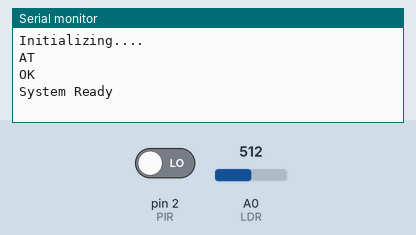
This sketch was run on a simulated Arduino Uno, built with avr-gcc and run on an emulated ATmega328P. Shown: the last lines printed to the serial monitor. The inputs (shaded band) are chosen by the test bench; at power-on: pin 2 (PIR) LOW, A0 (LDR) = 512. The modem accepts every AT command (registered, SIM ready, sends succeed) and sends nothing else.

Above: at 2.3 s.
2.4 s: pin 2 (PIR) driven HIGH
At 2.7 s:
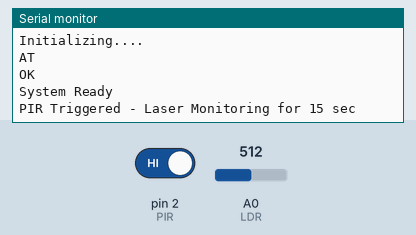
3.9 s: A0 (LDR) set to 490
At 5.1 s:
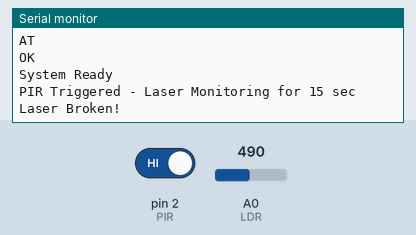

Measured:
- after the input at 2.4 s, the serial monitor: prints a new line at once (image 1)
- after the input at 3.9 s, the serial monitor: prints a new line at once (image 2)

The sketch:

PIRandLASER.ino
```cpp
// In this code, If PIR is triggered then Laser system will active for 15sec
//And Laser is broked within 15sec then I will receive 2 calls(5sec gap)
//After 15sec PIR will start detecting again

#include <SoftwareSerial.h>

SoftwareSerial GSM(11, 10);  // TX, RX

char phone_no[] = "+918766494775";

#define PIR 2
#define LDR A0

int ldrThreshold = 500;

bool monitoring = false;
unsigned long startTime = 0;
const unsigned long monitoringTime = 120000; // 15 seconds (Laser will become active for 15sec after PIR is triggered
                                            //If you want active for 1min then update this value to 15000->60000
                                            //120000 means for 2min active
void setup() {

  Serial.begin(9600);
  GSM.begin(9600);

  pinMode(PIR, INPUT);

  Serial.println("Initializing....");
  initModule("AT", "OK", 1000);

  Serial.println("System Ready");
}

void loop() {

  int pirState = digitalRead(PIR);

  // PIR triggered → start monitoring
  if (pirState == HIGH && monitoring == false)
  {
    monitoring = true;
    startTime = millis();
    Serial.println("PIR Triggered - Laser Monitoring for 15 sec");
  }

  // Laser monitoring during 15 sec window
  if (monitoring)
  {
    int ldrValue = analogRead(LDR);

    if (ldrValue < ldrThreshold)
    {
      Serial.println("Laser Broken!");

      callUp(phone_no);
      delay(5000);
      callUp(phone_no);

      monitoring = false;
      Serial.println("Monitoring finished after call");
    }

    // If 15 sec passed without laser break
    if (millis() - startTime >= monitoringTime)
    {
      Serial.println("15 sec finished - No Laser Break");
      monitoring = false;
    }
  }
}

void callUp(char *number) {
  GSM.print("ATD");
  GSM.print(number);
  GSM.println(";");

  delay(30000);

  GSM.println("ATH");
  delay(100);
}

void initModule(String cmd, char *res, int t) {
  while (1) {
    Serial.println(cmd);
    GSM.println(cmd);
    delay(100);

    while (GSM.available() > 0) {
      if (GSM.find(res)) {
        Serial.println(res);
        delay(t);
        return;
      }
    }
    delay(t);
  }
}
```
